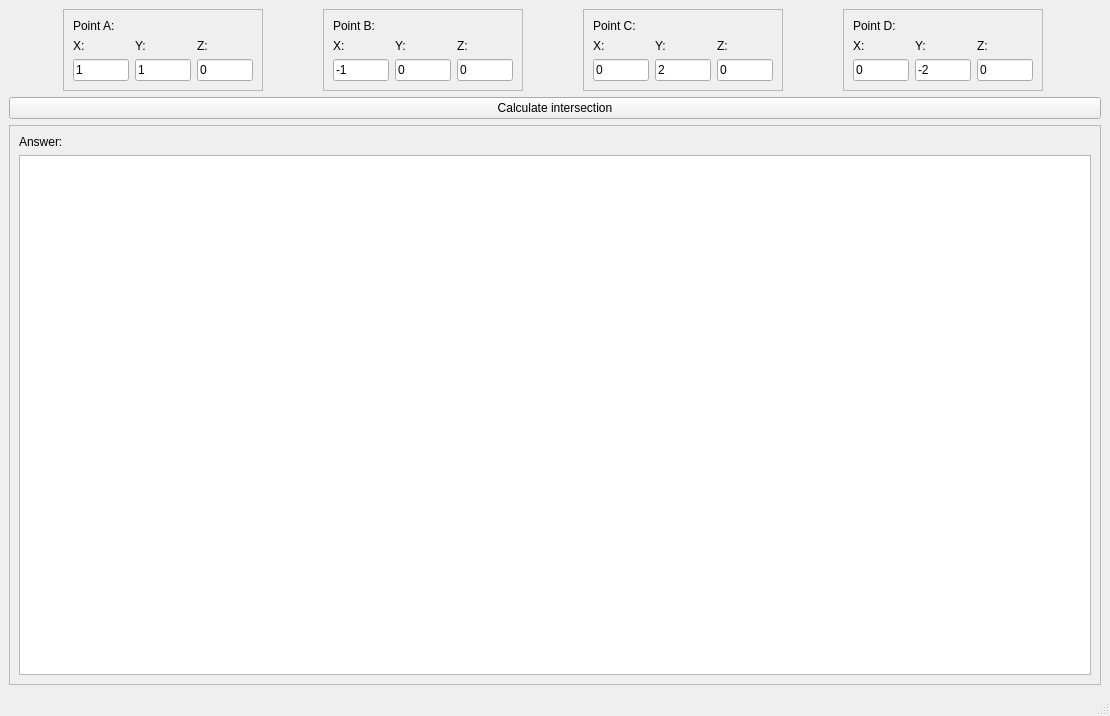
<?xml version="1.0" encoding="UTF-8"?>
<ui version="4.0">
 <class>MainWindow</class>
 <widget class="QMainWindow" name="MainWindow">
  <property name="geometry">
   <rect>
    <x>0</x>
    <y>0</y>
    <width>1110</width>
    <height>716</height>
   </rect>
  </property>
  <property name="windowTitle">
   <string>MainWindow</string>
  </property>
  <widget class="QWidget" name="centralwidget">
   <layout class="QVBoxLayout" name="verticalLayout">
    <item>
     <layout class="QHBoxLayout" name="horizontalLayout">
      <item>
       <widget class="QFrame" name="frame">
        <property name="maximumSize">
         <size>
          <width>200</width>
          <height>16777215</height>
         </size>
        </property>
        <property name="frameShape">
         <enum>QFrame::StyledPanel</enum>
        </property>
        <property name="frameShadow">
         <enum>QFrame::Raised</enum>
        </property>
        <layout class="QVBoxLayout" name="verticalLayout_2">
         <item>
          <widget class="QLabel" name="label">
           <property name="text">
            <string>Point A:</string>
           </property>
          </widget>
         </item>
         <item>
          <layout class="QHBoxLayout" name="horizontalLayout_2">
           <item>
            <layout class="QVBoxLayout" name="verticalLayout_3">
             <item>
              <widget class="QLabel" name="label_2">
               <property name="text">
                <string>X:</string>
               </property>
              </widget>
             </item>
             <item>
              <widget class="QLineEdit" name="LineEditAx">
               <property name="inputMethodHints">
                <set>Qt::ImhPreferNumbers</set>
               </property>
               <property name="text">
                <string>1</string>
               </property>
              </widget>
             </item>
            </layout>
           </item>
           <item>
            <layout class="QVBoxLayout" name="verticalLayout_4">
             <item>
              <widget class="QLabel" name="label_3">
               <property name="text">
                <string>Y:</string>
               </property>
              </widget>
             </item>
             <item>
              <widget class="QLineEdit" name="LineEditAy">
               <property name="inputMethodHints">
                <set>Qt::ImhPreferNumbers</set>
               </property>
               <property name="text">
                <string>1</string>
               </property>
              </widget>
             </item>
            </layout>
           </item>
           <item>
            <layout class="QVBoxLayout" name="verticalLayout_5">
             <item>
              <widget class="QLabel" name="label_4">
               <property name="text">
                <string>Z:</string>
               </property>
              </widget>
             </item>
             <item>
              <widget class="QLineEdit" name="LineEditAz">
               <property name="inputMethodHints">
                <set>Qt::ImhPreferNumbers</set>
               </property>
               <property name="text">
                <string>0</string>
               </property>
              </widget>
             </item>
            </layout>
           </item>
          </layout>
         </item>
        </layout>
       </widget>
      </item>
      <item>
       <widget class="QFrame" name="frame_2">
        <property name="maximumSize">
         <size>
          <width>200</width>
          <height>16777215</height>
         </size>
        </property>
        <property name="frameShape">
         <enum>QFrame::StyledPanel</enum>
        </property>
        <property name="frameShadow">
         <enum>QFrame::Raised</enum>
        </property>
        <layout class="QVBoxLayout" name="verticalLayout_13">
         <item>
          <widget class="QLabel" name="label_9">
           <property name="text">
            <string>Point B:</string>
           </property>
          </widget>
         </item>
         <item>
          <layout class="QHBoxLayout" name="horizontalLayout_4">
           <item>
            <layout class="QVBoxLayout" name="verticalLayout_10">
             <item>
              <widget class="QLabel" name="label_10">
               <property name="text">
                <string>X:</string>
               </property>
              </widget>
             </item>
             <item>
              <widget class="QLineEdit" name="LineEditBx">
               <property name="inputMethodHints">
                <set>Qt::ImhPreferNumbers</set>
               </property>
               <property name="text">
                <string>-1</string>
               </property>
              </widget>
             </item>
            </layout>
           </item>
           <item>
            <layout class="QVBoxLayout" name="verticalLayout_11">
             <item>
              <widget class="QLabel" name="label_11">
               <property name="text">
                <string>Y:</string>
               </property>
              </widget>
             </item>
             <item>
              <widget class="QLineEdit" name="LineEditBy">
               <property name="inputMethodHints">
                <set>Qt::ImhPreferNumbers</set>
               </property>
               <property name="text">
                <string>0</string>
               </property>
              </widget>
             </item>
            </layout>
           </item>
           <item>
            <layout class="QVBoxLayout" name="verticalLayout_12">
             <item>
              <widget class="QLabel" name="label_12">
               <property name="text">
                <string>Z:</string>
               </property>
              </widget>
             </item>
             <item>
              <widget class="QLineEdit" name="LineEditBz">
               <property name="inputMethodHints">
                <set>Qt::ImhPreferNumbers</set>
               </property>
               <property name="text">
                <string>0</string>
               </property>
              </widget>
             </item>
            </layout>
           </item>
          </layout>
         </item>
        </layout>
       </widget>
      </item>
      <item>
       <widget class="QFrame" name="frame_3">
        <property name="maximumSize">
         <size>
          <width>200</width>
          <height>16777215</height>
         </size>
        </property>
        <property name="frameShape">
         <enum>QFrame::StyledPanel</enum>
        </property>
        <property name="frameShadow">
         <enum>QFrame::Raised</enum>
        </property>
        <layout class="QVBoxLayout" name="verticalLayout_17">
         <item>
          <widget class="QLabel" name="label_13">
           <property name="text">
            <string>Point C:</string>
           </property>
          </widget>
         </item>
         <item>
          <layout class="QHBoxLayout" name="horizontalLayout_5">
           <item>
            <layout class="QVBoxLayout" name="verticalLayout_14">
             <item>
              <widget class="QLabel" name="label_14">
               <property name="text">
                <string>X:</string>
               </property>
              </widget>
             </item>
             <item>
              <widget class="QLineEdit" name="LineEditCx">
               <property name="inputMethodHints">
                <set>Qt::ImhPreferNumbers</set>
               </property>
               <property name="text">
                <string>0</string>
               </property>
              </widget>
             </item>
            </layout>
           </item>
           <item>
            <layout class="QVBoxLayout" name="verticalLayout_15">
             <item>
              <widget class="QLabel" name="label_15">
               <property name="text">
                <string>Y:</string>
               </property>
              </widget>
             </item>
             <item>
              <widget class="QLineEdit" name="LineEditCy">
               <property name="inputMethodHints">
                <set>Qt::ImhPreferNumbers</set>
               </property>
               <property name="text">
                <string>2</string>
               </property>
              </widget>
             </item>
            </layout>
           </item>
           <item>
            <layout class="QVBoxLayout" name="verticalLayout_16">
             <item>
              <widget class="QLabel" name="label_16">
               <property name="text">
                <string>Z:</string>
               </property>
              </widget>
             </item>
             <item>
              <widget class="QLineEdit" name="LineEditCz">
               <property name="inputMethodHints">
                <set>Qt::ImhPreferNumbers</set>
               </property>
               <property name="text">
                <string>0</string>
               </property>
              </widget>
             </item>
            </layout>
           </item>
          </layout>
         </item>
        </layout>
       </widget>
      </item>
      <item>
       <widget class="QFrame" name="frame_4">
        <property name="maximumSize">
         <size>
          <width>200</width>
          <height>16777215</height>
         </size>
        </property>
        <property name="frameShape">
         <enum>QFrame::StyledPanel</enum>
        </property>
        <property name="frameShadow">
         <enum>QFrame::Raised</enum>
        </property>
        <layout class="QVBoxLayout" name="verticalLayout_21">
         <item>
          <widget class="QLabel" name="label_20">
           <property name="text">
            <string>Point D:</string>
           </property>
          </widget>
         </item>
         <item>
          <layout class="QHBoxLayout" name="horizontalLayout_6">
           <item>
            <layout class="QVBoxLayout" name="verticalLayout_18">
             <item>
              <widget class="QLabel" name="label_17">
               <property name="text">
                <string>X:</string>
               </property>
              </widget>
             </item>
             <item>
              <widget class="QLineEdit" name="LineEditDx">
               <property name="inputMethodHints">
                <set>Qt::ImhPreferNumbers</set>
               </property>
               <property name="text">
                <string>0</string>
               </property>
              </widget>
             </item>
            </layout>
           </item>
           <item>
            <layout class="QVBoxLayout" name="verticalLayout_19">
             <item>
              <widget class="QLabel" name="label_18">
               <property name="text">
                <string>Y:</string>
               </property>
              </widget>
             </item>
             <item>
              <widget class="QLineEdit" name="LineEditDy">
               <property name="inputMethodHints">
                <set>Qt::ImhPreferNumbers</set>
               </property>
               <property name="text">
                <string>-2</string>
               </property>
              </widget>
             </item>
            </layout>
           </item>
           <item>
            <layout class="QVBoxLayout" name="verticalLayout_20">
             <item>
              <widget class="QLabel" name="label_19">
               <property name="text">
                <string>Z:</string>
               </property>
              </widget>
             </item>
             <item>
              <widget class="QLineEdit" name="LineEditDz">
               <property name="inputMethodHints">
                <set>Qt::ImhPreferNumbers</set>
               </property>
               <property name="text">
                <string>0</string>
               </property>
              </widget>
             </item>
            </layout>
           </item>
          </layout>
         </item>
        </layout>
       </widget>
      </item>
     </layout>
    </item>
    <item>
     <widget class="QPushButton" name="pushButtonCalcIntersect">
      <property name="text">
       <string>Calculate intersection</string>
      </property>
     </widget>
    </item>
    <item>
     <widget class="QFrame" name="frame_5">
      <property name="frameShape">
       <enum>QFrame::StyledPanel</enum>
      </property>
      <property name="frameShadow">
       <enum>QFrame::Raised</enum>
      </property>
      <layout class="QVBoxLayout" name="verticalLayout_22">
       <item>
        <widget class="QLabel" name="label_21">
         <property name="text">
          <string>Answer:</string>
         </property>
        </widget>
       </item>
       <item>
        <widget class="QTextBrowser" name="textBrowser"/>
       </item>
      </layout>
     </widget>
    </item>
   </layout>
  </widget>
  <widget class="QMenuBar" name="menubar">
   <property name="geometry">
    <rect>
     <x>0</x>
     <y>0</y>
     <width>1110</width>
     <height>17</height>
    </rect>
   </property>
  </widget>
  <widget class="QStatusBar" name="statusbar"/>
 </widget>
 <resources/>
 <connections/>
</ui>
